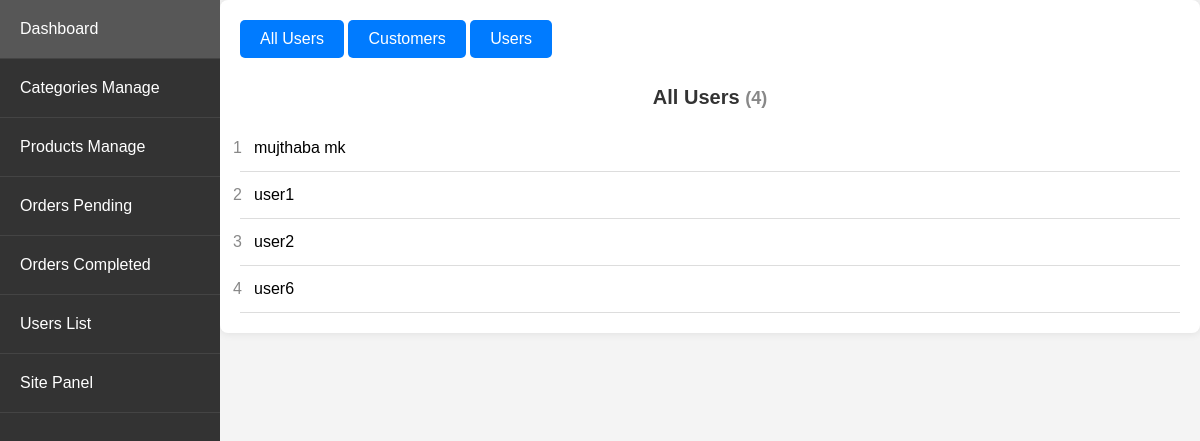
The page /admin_app/admin_app/users/ (signed in) on the database as committed earlier.
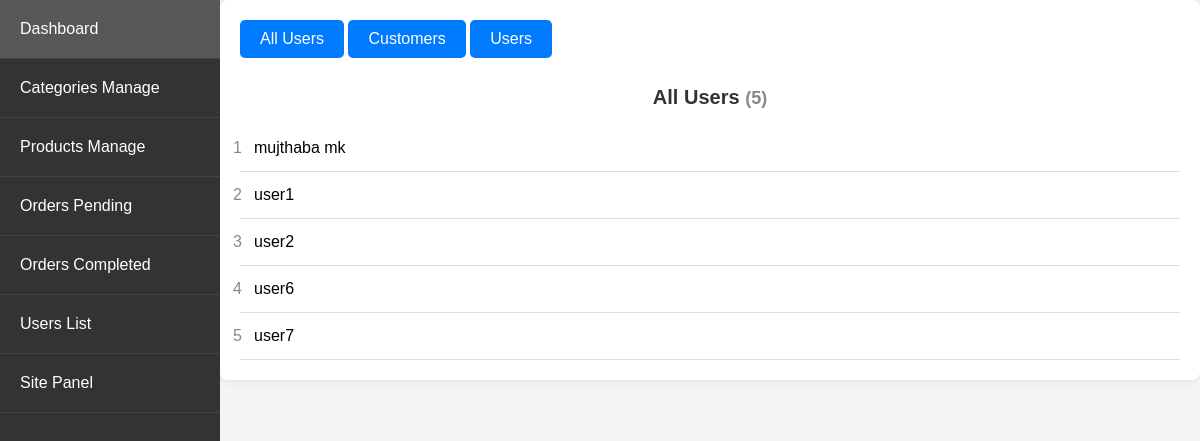
The same page on the database as committed later.
### store/models.py (models this page shows, shortened)
class Customer(models.Model):
    user = models.OneToOneField(User, on_delete=models.CASCADE)
    name = models.CharField(max_length=200, null=True)
    contact_number = models.CharField(max_length=12, unique=True, null=True)

### admin_app/views.py (the view)
# urls.py: path('admin_app/users/', views.users_list, name='users_list'),
@login_required
@user_passes_test(is_admin)
def users_list(request):
    total_users = Customer.objects.all()
    complete_orders = Order.objects.filter(complete=True)
    customer_ids_with_complete_orders = set(complete_orders.values_list('customer_id', flat=True))
    customers_with_complete_orders = Customer.objects.filter(id__in=customer_ids_with_complete_orders)
    only_users = total_users.exclude(id__in=customer_ids_with_complete_orders)
    return render(request, 'admin_app/users_list.html', {
        'total_users': total_users,
        'customers_with_complete_orders': customers_with_complete_orders,
        'only_users': only_users
    })

### admin_app/views.py (called while the page is built)
def is_admin(user):
    return user.is_superuser

### store/context_processors.py (called while the page is built)
def menu_link(request): # this function don't wanna call to work, it's defined in setting to work
    links_list = Category.objects.annotate(
        num_products=Count('product', filter=Q(product__active=True, product__stock__gt=0))
    ).filter(num_products__gt=0).order_by('name')  # Add an order_by clause here
    paginator3 = Paginator(links_list, 8)
    try:
        page = int(request.GET.get('page', '1'))
    except:
        page = 1
    try:
        links = paginator3.page(page)
    except (InvalidPage, EmptyPage):
        links = paginator3.page(paginator3.num_pages)
    return dict(links=links)

def cart_data(request):
    data = cartData(request)
    cartItems = data['cartItems']
    return {'cartItems': cartItems}

def wishlist_count(request):
    if request.user.is_authenticated:
        wishlist_count = Wishlist.objects.filter(user=request.user).count()
    else:
        cookie_data = cookieWishlist(request)
        wishlist_count = cookie_data['wishlist_count']
    return {'wishlist_count': wishlist_count}

### store/models.py (called while the page is built)
    @property
    def get_cart_items(self):
        orderitems = self.orderitem_set.all()
        total = sum([item.quantity for item in orderitems])
        return total

### store/utils.py (called while the page is built)
def cartData(request):
    if request.user.is_authenticated:
        customer = request.user.customer
        order, created = Order.objects.get_or_create(customer=customer, complete=False)
        items = order.orderitem_set.all()
        cartItems = order.get_cart_items
        total_price_difference = sum((item.product.old_price - item.product.new_price) * item.quantity for item in items)
    else:
        cookieData = cookieCart(request)
        cartItems = cookieData['cartItems']
        order = cookieData['order']
        items = cookieData['items']
        total_price_difference = cookieData['total_price_difference']
    print("............cartData.............")
    return {'cartItems': cartItems, 'order': order, 'items': items, 'total_price_difference': total_price_difference}

### admin_app/templates/admin_app/users_list.html (shortened to what this page needs)
{% extends 'admin_app/base_admin.html' %}
{% block content %}
<div class="navbar">
    <a class="button" href="#total_users" onclick="showSection('total_users')">All Users</a>
    <a class="button" href="#customers_with_complete_orders" onclick="showSection('customers_with_complete_orders')">Customers</a>
    <a class="button" href="#only_users" onclick="showSection('only_users')">Users</a>
</div>
<div class="content">
    <div id="total_users" class="section">
        <h1 class="section-title">All Users <span class="section-count">({{ total_users|length }})</span></h1>
        <ol>
            {% for user in total_users %}
            <li><span class="item-number">{{ forloop.counter }}  </span> {{ user.name }}</li>
            {% endfor %}
        </ol>
    </div>
</div>
{% endblock %}

### admin_app/templates/admin_app/base_admin.html (shortened to what this page needs)
{% load static %}
<!DOCTYPE html>
<html lang="en">
<head>
    <link rel="stylesheet" href="{% static 'CSS/admin_dashboard.css' %}">
</head>
<body>
    <div class="wrapper">
        <ul class="sidebar">
            <li style="padding: 0px;"><a style="padding: 20px;" href="{% url 'admin_app:dashboard' %}">Dashboard</a></li>
            <li style="padding: 0px;"><a style="padding: 20px;" href="{% url 'admin_app:category_list' %}">Categories Manage</a></li>
            <li style="padding: 0px;"><a style="padding: 20px;" href="{% url 'admin_app:product_list' %}">Products Manage</a></li>
            <li style="padding: 0px;"><a style="padding: 20px;" href="{% url 'admin_app:order_list' %}">Orders Pending</a></li>
            <li style="padding: 0px;"><a style="padding: 20px;" href="{% url 'admin_app:order_compleated' %}">Orders Completed</a></li>
            <li style="padding: 0px;"><a style="padding: 20px;" href="{% url 'admin_app:users_list' %}">Users List</a></li>
            <li style="padding: 0px;"><a style="padding: 20px;" href="{% url 'store_app:allProdCat' %}">Site Panel</a></li>
        </ul>
        <div class="container">
            {% block content %}
            {% endblock %}
        </div>
    </div>
</body>
</html>

### static/CSS/admin_dashboard.css (style rules this page uses)
body { font-family: Arial, sans-serif; background-color: #f4f4f4; margin: 0; padding: 0; }
.wrapper { display: flex; }
.sidebar { width: 220px; background-color: #333; padding: 0; margin: 0; list-style: none; height: 100vh; position: fixed; top: 0; left: 0; overflow-y: auto; }
.sidebar li { border-bottom: 1px solid #444; }
.sidebar a { display: block; color: white; text-decoration: none; padding: 15px 20px; transition: background 0.3s; }
.container { margin-left: 220px; padding: 20px; width: calc(100% - 220px); box-sizing: border-box; background: #fff; box-shadow: 0 0 10px rgba(0, 0, 0, 0.1); border-radius: 8px; }
h1 { text-align: center; color: #333; margin-bottom: 20px; }
a.button { display: inline-block; margin-bottom: 20px; padding: 10px 20px; background: #007bff; color: #fff; text-decoration: none; border-radius: 5px; transition: background 0.3s; }

### admin_app/templates/admin_app/users_list.html (style rules this page uses)
ol { list-style-type: none; padding: 0; margin: 0; }
li { padding: 14px; border-bottom: 1px solid #ddd; transition: background-color 0.3s ease; position: relative; }
.item-number { position: absolute; left: -7px; top: 50%; transform: translateY(-50%); font-size: 16px; color: #888; }
.section-title { margin-top: 8px; margin-bottom: 16px; font-size: 20px; }
.section-count { font-size: 18px; color: #888; }

Rows that differ between the two databases and show on the page:
added Customer: name "user7"
Other text that changed with them:
{{ total_users|length }}: "4" → "5"
